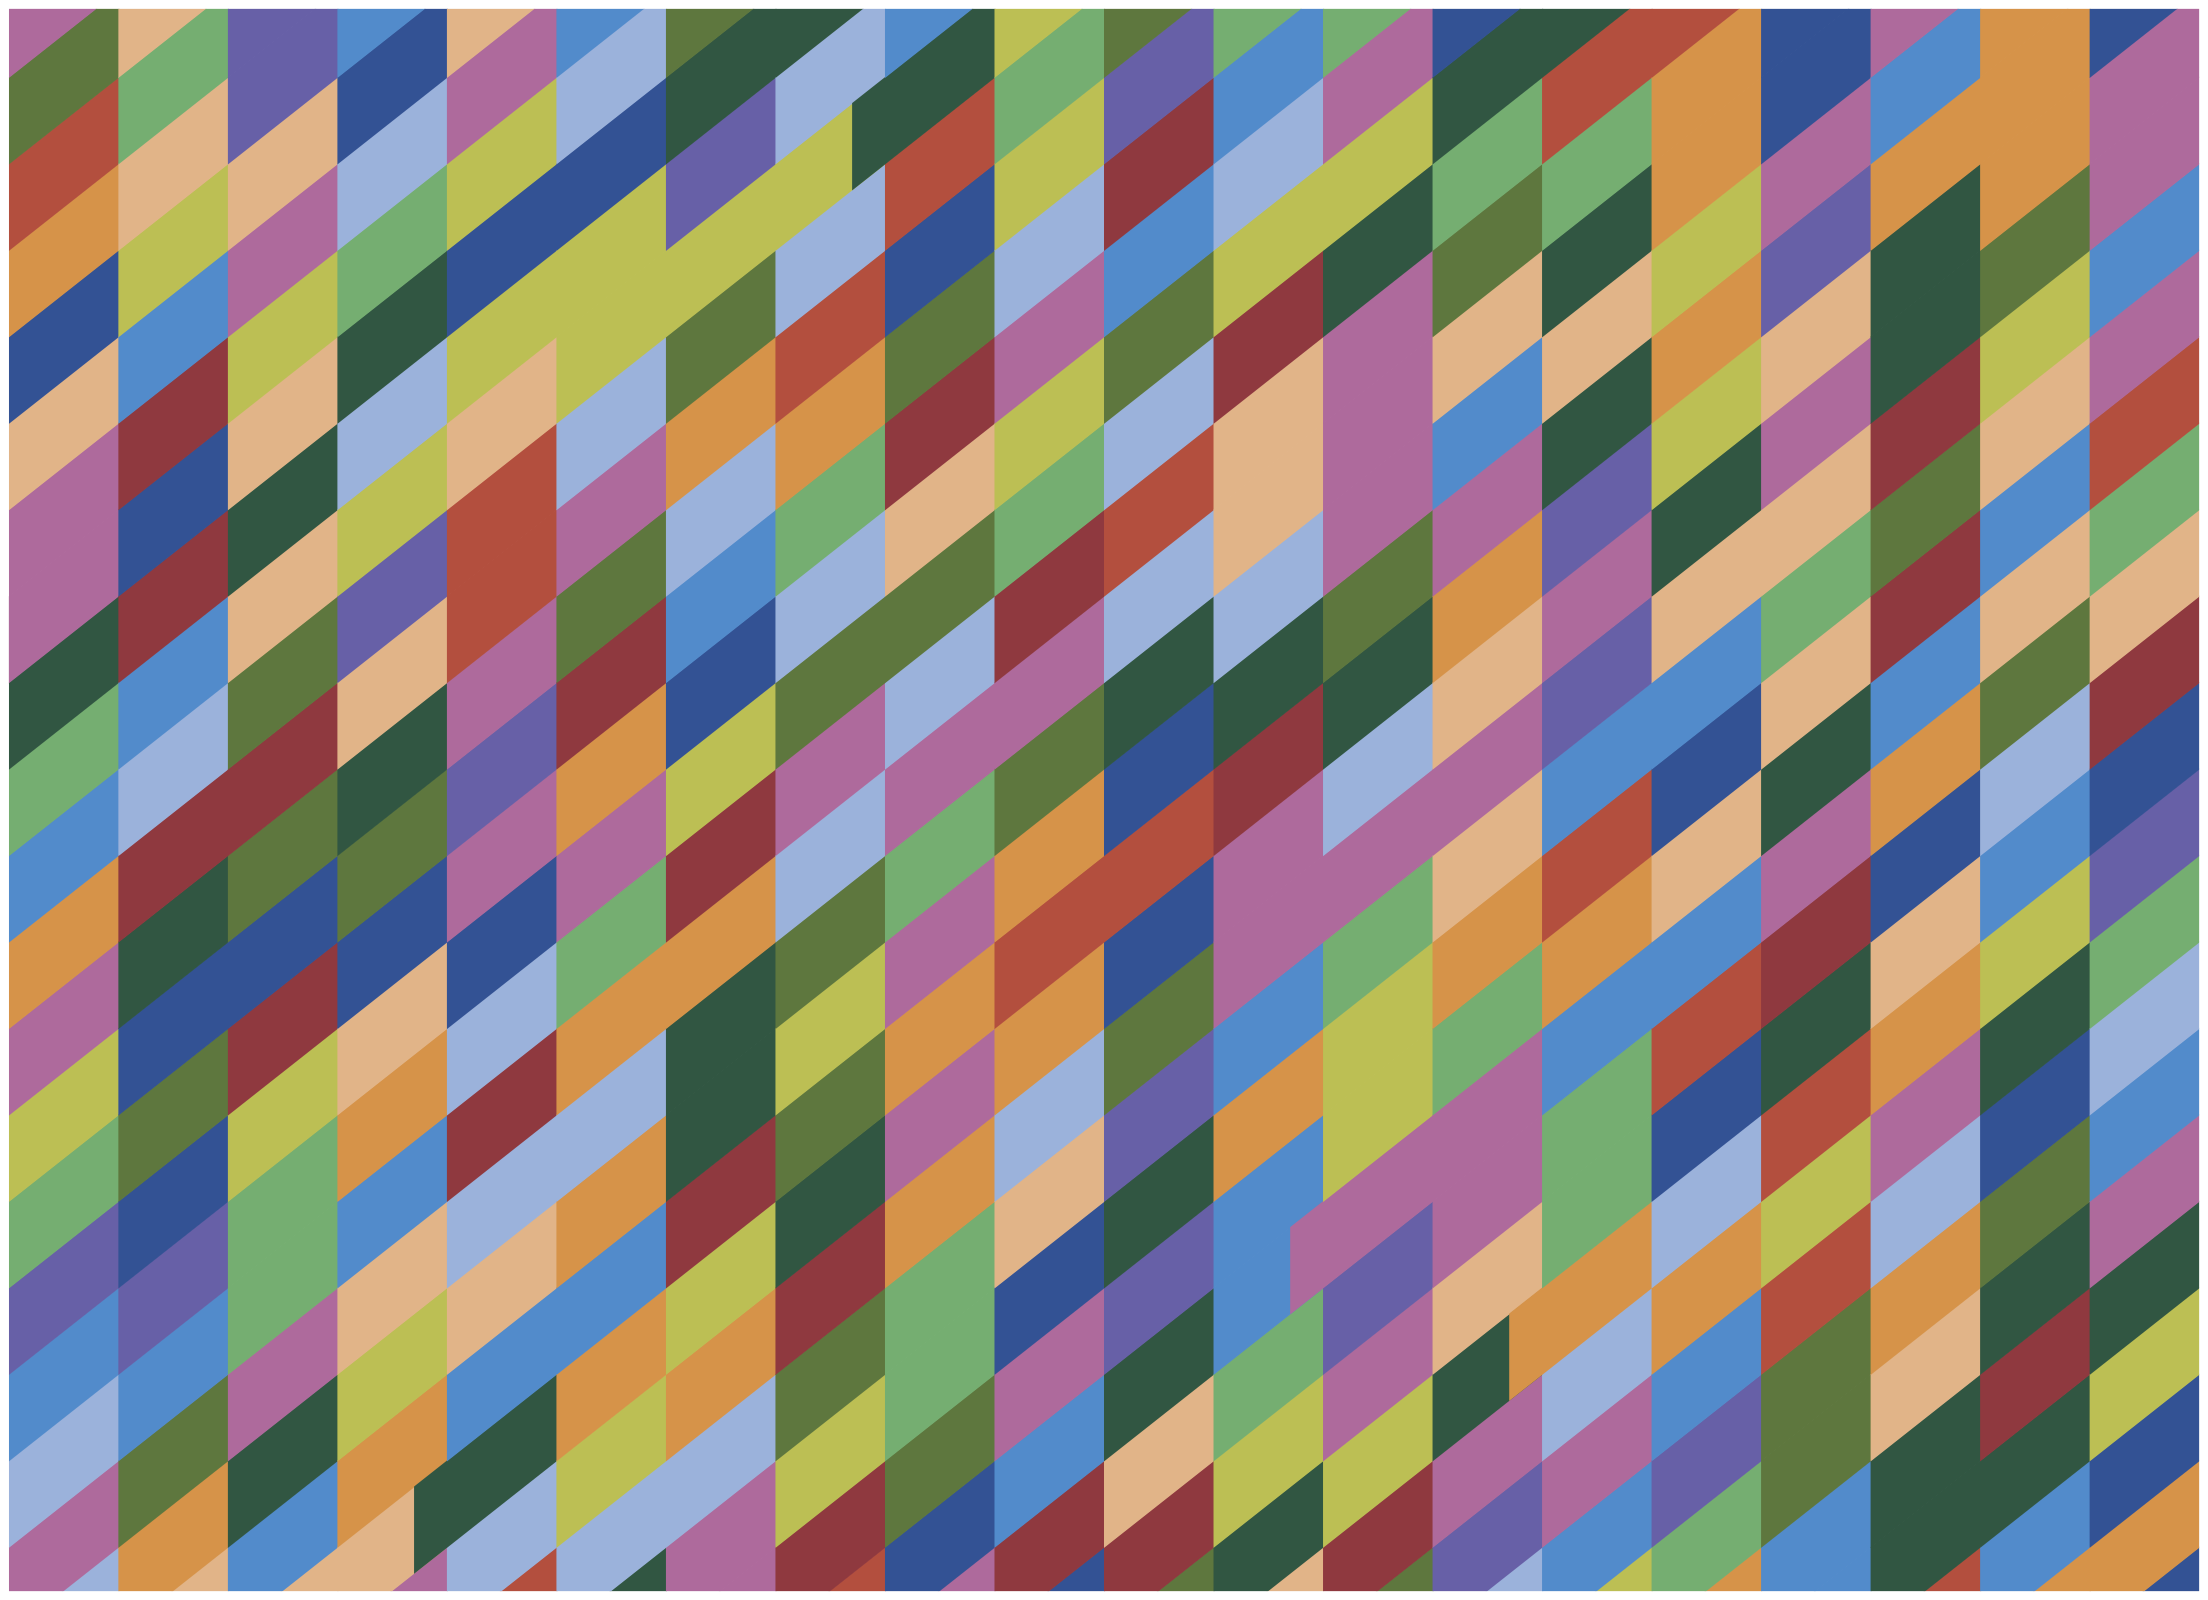

Write R code to recreate this figure.
library(tidyverse)

set.seed(1993)

nataraja <- expand.grid(c = 1:20, r = 0:24) %>% 
  mutate(
    short = if_else(row_number() %in% sample(1:500, 5), -0.3, 0)
    # long = if_else(row_number() %in% sample(1:500, 5), 0.3, 0)
  ) %>% 
  rowwise() %>% 
  mutate(
    x = list(c(c + short, c + 1.01, c + 1.01, c + short)),
    y = list(c(r + short, r + 1.01, r + 2.02, r + 1.01 + short)),
    col = round(runif(1, 1, 13), 0)
    ) %>% 
  ungroup() %>% 
  unnest(c(x, y))


pal <- c(
  "#C2644F", # dark orange
  "#A24D50", # brown
  "#DFA45B", # ochre
  "#E8DCB0", # light ochre
  "#4167A5", # dark blue
  "#639ED5", # light blue
  "#ABC0E2", # very light blue
  "#3F6854", # dark green
  "#70884F", # green
  "#86BA84", # light green
  "#C8C866", # green-yellow
  "#BD81AC", # pink
  "#7B76B6" # purple
  )

ggplot(nataraja) +
  geom_polygon(aes(x = x, y = y, fill = factor(col), group = interaction(c, r)), color = NA) +
  scale_fill_manual(values = pal) +
  coord_cartesian(xlim = c(1, 21), ylim = c(1.5, 19.8), expand = FALSE) +
  theme_void() +
  theme(
    legend.position = "none",
    plot.margin = margin(2, 2, 2, 2)
    ) +
  ggsave(here::here("remakes", "riley", "nataraja-1993.png"), dpi = 320, width = 6.9, height = 5)

